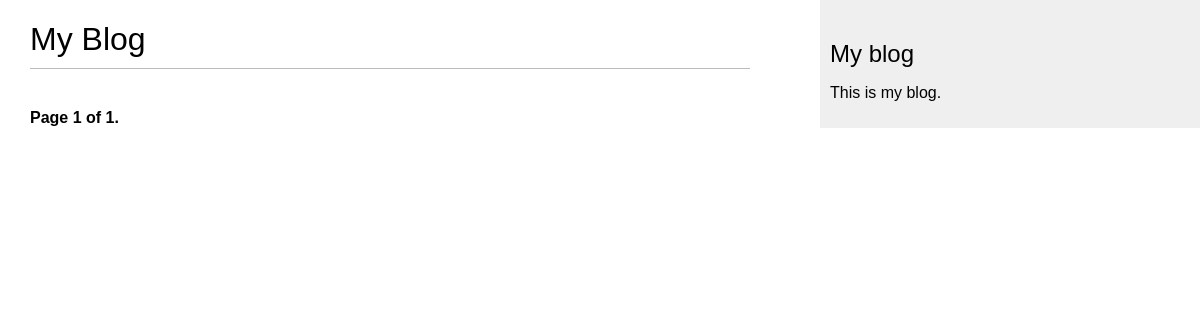
The page /blog/ on the database as committed earlier.
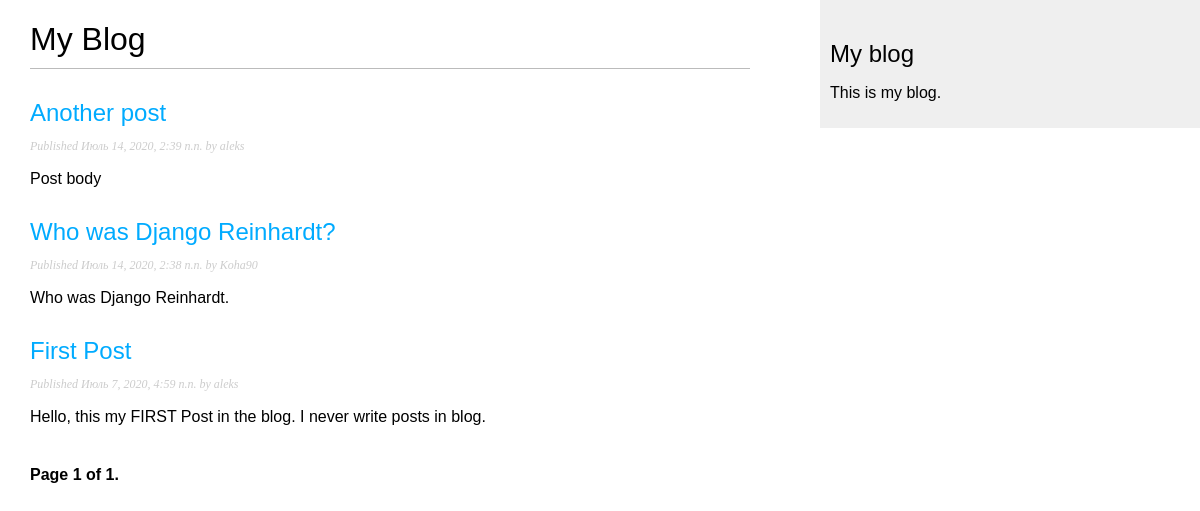
The same page on the database as committed later.
### blog/models.py (models this page shows, shortened)
class Post(models.Model):
    STATUS_CHOICES = (
        ('draft', 'Draft'),
        ('published', 'Published'),
    )
    title = models.CharField(max_length=250)
    slug = models.SlugField(max_length=250,
                            unique_for_date='publish')
    author = models.ForeignKey(User,
                               on_delete=models.CASCADE,
                               related_name='blog_posts')
    body = models.TextField()
    publish = models.DateTimeField(default=timezone.now)
    created = models.DateTimeField(auto_now_add=True)
    update = models.DateTimeField(auto_now=True)
    status = models.CharField(max_length=10,
                              choices=STATUS_CHOICES,
                              default='draft')
    objects = models.Manager() # The default manager.
    published = PublishedManager() # Our custom manager.
    class Meta:
        ordering = ('-publish',)
    def get_absolute_url(self):
        return reverse('blog:post_detail',
                       args=[self.publish.year,
                             self.publish.month,
                             self.publish.day, self.slug])

### blog/views.py (the view)
# urls.py: path('', views.post_list, name='post_list'),
def post_list(request):
    object_list = Post.published.all()
    paginator = Paginator(object_list, 3)  # 3 поста на каждой странице.
    page = request.GET.get('page')
    try:
        posts = paginator.page(page)
    except PageNotAnInteger:
        posts = paginator.page(1)
    except EmptyPage:
        posts = paginator.page(paginator.num_pages)
    return render(request,
                  'blog/post/list.html',
                  {'page': page,
                   'posts': posts})

### blog/models.py (called while the page is built)
    def get_queryset(self):
        return super(PublishedManager, self).get_queryset().filter(status='published')

### blog/templates/blog/post/list.html (shortened to what this page needs)
{% extends "blog/base.html" %}
{% block content %}
    <h1>My Blog</h1>
    {% for post in posts %}
        <h2>
            <a href="{{ post.get_absolute_url }}">
                {{ post.title }}
            </a>
        </h2>
        <p class="date">
            Published {{ post.publish }} by {{ post.author }}
        </p>
        {{ post.body|truncatewords:30|linebreaks }}
    {% endfor %}
    {% include "pagination.html" with page=posts %}
{% endblock %}

### blog/templates/blog/base.html (shortened to what this page needs)
{% load static %}
<!DOCTYPE html>
<html lang="en">
<head>
    <link rel="stylesheet" href="{% static "css/blog.css" %}">
</head>
<body>
<div id="content">
    {% block content %}
    {% endblock %}
</div>
<div id="sidebar">
    <h2>My blog</h2>
    <p>This is my blog.</p>
</div>
</body>
</html>

### blog/templates/pagination.html (shortened to what this page needs)
<div class="pagination">
    <span class="step-links">
        <span class="current">
            Page {{ page.number }} of {{ page.paginator.num_pages }}.
        </span>
    </span>
</div>

### blog/static/css/blog.css (style rules this page uses)
body { margin:0; padding:0; font-family:helvetica, sans-serif; }
a { color:#00abff; text-decoration:none; }
h1 { font-weight:normal; border-bottom:1px solid #bbb; padding:0 0 10px 0; }
h2 { font-weight:normal; margin:30px 0 0; }
#content { float:left; width:60%; padding:0 0 0 30px; }
#sidebar { float:right; width:30%; padding:10px; background:#efefef; height:100%; }
p.date { color:#ccc; font-family: georgia, serif; font-size: 12px; font-style: italic; }
.pagination { margin:40px 0; font-weight:bold; }

Rows that differ between the two databases and show on the page:
added Post: title "Another post", publish "Июль 14, 2020, 2:39 п.п.", author "aleks", body "Post body"
added Post: title "Who was Django Reinhardt?", publish "Июль 14, 2020, 2:38 п.п.", author "Koha90", body "Who was Django Reinhardt."
now on this page (row edited): Post: title "First Post", publish "Июль 7, 2020, 4:59 п.п.", author "aleks", body "Hello, this my FIRST Post in the blog. I never write posts in blog."
